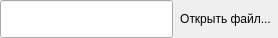
<?xml version="1.0" encoding="UTF-8"?>
<ui version="4.0">
 <class>FileListItem</class>
 <widget class="QWidget" name="FileListItem">
  <property name="geometry">
   <rect>
    <x>0</x>
    <y>0</y>
    <width>278</width>
    <height>38</height>
   </rect>
  </property>
  <property name="windowTitle">
   <string>Form</string>
  </property>
  <layout class="QHBoxLayout" name="horizontalLayout">
   <property name="spacing">
    <number>0</number>
   </property>
   <property name="leftMargin">
    <number>0</number>
   </property>
   <property name="topMargin">
    <number>0</number>
   </property>
   <property name="rightMargin">
    <number>0</number>
   </property>
   <property name="bottomMargin">
    <number>0</number>
   </property>
   <item>
    <widget class="QLineEdit" name="lineEdit">
     <property name="sizePolicy">
      <sizepolicy hsizetype="Expanding" vsizetype="Expanding">
       <horstretch>0</horstretch>
       <verstretch>0</verstretch>
      </sizepolicy>
     </property>
    </widget>
   </item>
   <item>
    <widget class="QToolButton" name="openButton">
     <property name="sizePolicy">
      <sizepolicy hsizetype="Fixed" vsizetype="Expanding">
       <horstretch>0</horstretch>
       <verstretch>0</verstretch>
      </sizepolicy>
     </property>
     <property name="toolTip">
      <string>Открыть файл...</string>
     </property>
     <property name="statusTip">
      <string>Открыть файл...</string>
     </property>
     <property name="whatsThis">
      <string>Открыть файл...</string>
     </property>
     <property name="autoFillBackground">
      <bool>true</bool>
     </property>
     <property name="text">
      <string>Открыть файл...</string>
     </property>
     <property name="icon">
      <iconset>
       <normaloff>:/PropertyBrowser/Images/Open.png</normaloff>:/PropertyBrowser/Images/Open.png</iconset>
     </property>
     <property name="autoRaise">
      <bool>true</bool>
     </property>
    </widget>
   </item>
  </layout>
 </widget>
 <resources>
  <include location="../../Propertybrowser3_images.qrc"/>
 </resources>
 <connections/>
</ui>
